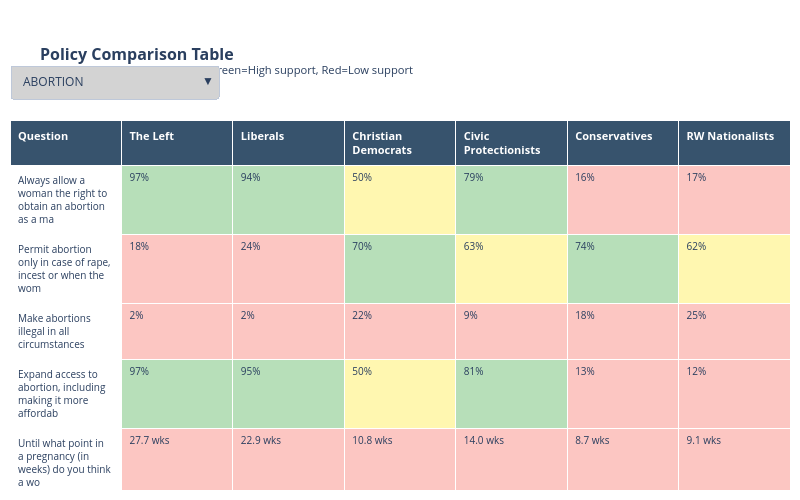

The notebook cell saved with this chart:
### Code cell
# INTERACTIVE COMPARISON TABLE: Filter by category and party
import plotly.graph_objects as go
import pandas as pd
import numpy as np

# Party order from LEFT to RIGHT
party_order = ['The Left', 'Liberals', 'Christian Democrats', 'Civic Protectionists', 'Conservatives', 'RW Nationalists']
party_to_cluster = {
    'The Left': 0, 'RW Nationalists': 1, 'Christian Democrats': 2, 
    'Civic Protectionists': 3, 'Conservatives': 4, 'Liberals': 5
}

# Build full comparison data
all_data = []
for category, q_codes in question_categories.items():
    for q_code in q_codes:
        row = {'Category': category, 'Question': question_text.get(q_code, q_code), 'Code': q_code}
        for party_name in party_order:
            cluster_id = party_to_cluster[party_name]
            cluster_data = ces_policy_imputed[ces_policy_imputed['cluster'] == cluster_id]
            total_weight = cluster_data['commonweight'].sum()
            
            if q_code == 'CC24_325':
                q_data = cluster_data[q_code].dropna()
                if len(q_data) > 0:
                    val = np.average(q_data, weights=cluster_data.loc[q_data.index, 'commonweight'])
                    row[party_name] = val
                else:
                    row[party_name] = np.nan
            else:
                support_pct = (cluster_data.loc[cluster_data[q_code] == 1, 'commonweight'].sum() / total_weight) * 100
                row[party_name] = support_pct
        all_data.append(row)

comparison_df = pd.DataFrame(all_data)

# Create interactive table with dropdown filters
fig = go.Figure()

# Get unique categories for dropdown
categories = comparison_df['Category'].unique().tolist()

# Create table for each category (we'll use updatemenus to switch)
for cat in categories:
    cat_df = comparison_df[comparison_df['Category'] == cat]
    
    # Format values for display
    values_list = [cat_df['Question'].str[:60].tolist()]  # Truncate long questions
    for party in party_order:
        if cat == 'ABORTION' and 'CC24_325' in cat_df['Code'].values:
            # Handle the weeks question specially
            formatted = []
            for idx, row in cat_df.iterrows():
                if row['Code'] == 'CC24_325':
                    formatted.append(f"{row[party]:.1f} wks")
                else:
                    formatted.append(f"{row[party]:.0f}%")
            values_list.append(formatted)
        else:
            values_list.append([f"{v:.0f}%" for v in cat_df[party].tolist()])
    
    # Color cells based on value (green for high, red for low)
    fill_colors = [['white'] * len(cat_df)]  # Question column
    for party in party_order:
        party_colors = []
        for val in cat_df[party].tolist():
            if pd.isna(val):
                party_colors.append('white')
            elif val > 70:
                party_colors.append('rgba(76, 175, 80, 0.4)')  # Green
            elif val > 40:
                party_colors.append('rgba(255, 235, 59, 0.4)')  # Yellow
            else:
                party_colors.append('rgba(244, 67, 54, 0.3)')  # Red
        fill_colors.append(party_colors)
    
    fig.add_trace(go.Table(
        header=dict(
            values=['<b>Question</b>'] + [f'<b>{p}</b>' for p in party_order],
            fill_color='rgb(55, 83, 109)',
            font=dict(color='white', size=11),
            align='left',
            height=35
        ),
        cells=dict(
            values=values_list,
            fill_color=fill_colors,
            align='left',
            font=dict(size=10),
            height=30
        ),
        visible=(cat == categories[0])  # Only first visible initially
    ))

# Create dropdown menu
dropdown_buttons = []
for i, cat in enumerate(categories):
    visibility = [False] * len(categories)
    visibility[i] = True
    dropdown_buttons.append(dict(
        label=cat,
        method='update',
        args=[{'visible': visibility}]
    ))

fig.update_layout(
    title=dict(
        text='<b>Policy Comparison Table</b><br><sup>Select category from dropdown. Green=High support, Red=Low support</sup>',
        font=dict(size=16)
    ),
    updatemenus=[dict(
        active=0,
        buttons=dropdown_buttons,
        x=0.0,
        xanchor='left',
        y=1.15,
        yanchor='top',
        bgcolor='lightgray',
        font=dict(size=12)
    )],
    height=500,
    width=800,
    margin=dict(t=120, l=10, r=10, b=10)
)

fig.show()
print("\n✓ Use the dropdown menu to switch between policy categories!")

### Figure 1 — Plotly figure (JSON) as saved in the notebook; plotly's stock layout.template omitted (floating-point values rounded to 4 significant figures)
{"data": [{"cells": {"align": "left", "fill": {"color": [["white", "white", "white", "white", "white"], ["rgba(76, 175, 80, 0.4)", "rgba(244, 67, 54, 0.3)", "rgba(244, 67, 54, 0.3)", "rgba(76, 175, 80, 0.4)", "rgba(244, 67, 54, 0.3)"], ["rgba(76, 175, 80, 0.4)", "rgba(244, 67, 54, 0.3)", "rgba(244, 67, 54, 0.3)", "rgba(76, 175, 80, 0.4)", "rgba(244, 67, 54, 0.3)"], ["rgba(255, 235, 59, 0.4)", "rgba(76, 175, 80, 0.4)", "rgba(244, 67, 54, 0.3)", "rgba(255, 235, 59, 0.4)", "rgba(244, 67, 54, 0.3)"], ["rgba(76, 175, 80, 0.4)", "rgba(255, 235, 59, 0.4)", "rgba(244, 67, 54, 0.3)", "rgba(76, 175, 80, 0.4)", "rgba(244, 67, 54, 0.3)"], ["rgba(244, 67, 54, 0.3)", "rgba(76, 175, 80, 0.4)", "rgba(244, 67, 54, 0.3)", "rgba(244, 67, 54, 0.3)", "rgba(244, 67, 54, 0.3)"], ["rgba(244, 67, 54, 0.3)", "rgba(255, 235, 59, 0.4)", "rgba(244, 67, 54, 0.3)", "rgba(244, 67, 54, 0.3)", "rgba(244, 67, 54, 0.3)"]]}, "font": {"size": 10}, "height": 30, "values": [["Always allow a woman the right to obtain an abortion as a ma", "Permit abortion only in case of rape, incest or when the wom", "Make abortions illegal in all circumstances", "Expand access to abortion, including making it more affordab", "Until what point in a pregnancy (in weeks) do you think a wo"], ["97%", "18%", "2%", "97%", "27.7 wks"], ["94%", "24%", "2%", "95%", "22.9 wks"], ["50%", "70%", "22%", "50%", "10.8 wks"], ["79%", "63%", "9%", "81%", "14.0 wks"], ["16%", "74%", "18%", "13%", "8.7 wks"], ["17%", "62%", "25%", "12%", "9.1 wks"]]}, "header": {"align": "left", "fill": {"color": "rgb(55, 83, 109)"}, "font": {"color": "white", "size": 11}, "height": 35, "values": ["<b>Question</b>", "<b>The Left</b>", "<b>Liberals</b>", "<b>Christian Democrats</b>", "<b>Civic Protectionists</b>", "<b>Conservatives</b>", "<b>RW Nationalists</b>"]}, "type": "table", "visible": true}, {"cells": {"align": "left", "fill": {"color": [["white", "white", "white", "white", "white"], ["rgba(76, 175, 80, 0.4)", "rgba(244, 67, 54, 0.3)", "rgba(244, 67, 54, 0.3)", "rgba(76, 175, 80, 0.4)", "rgba(244, 67, 54, 0.3)"], ["rgba(76, 175, 80, 0.4)", "rgba(76, 175, 80, 0.4)", "rgba(244, 67, 54, 0.3)", "rgba(76, 175, 80, 0.4)", "rgba(255, 235, 59, 0.4)"], ["rgba(255, 235, 59, 0.4)", "rgba(76, 175, 80, 0.4)", "rgba(255, 235, 59, 0.4)", "rgba(76, 175, 80, 0.4)", "rgba(255, 235, 59, 0.4)"], ["rgba(255, 235, 59, 0.4)", "rgba(76, 175, 80, 0.4)", "rgba(76, 175, 80, 0.4)", "rgba(76, 175, 80, 0.4)", "rgba(76, 175, 80, 0.4)"], ["rgba(244, 67, 54, 0.3)", "rgba(76, 175, 80, 0.4)", "rgba(76, 175, 80, 0.4)", "rgba(255, 235, 59, 0.4)", "rgba(76, 175, 80, 0.4)"], ["rgba(244, 67, 54, 0.3)", "rgba(76, 175, 80, 0.4)", "rgba(76, 175, 80, 0.4)", "rgba(244, 67, 54, 0.3)", "rgba(76, 175, 80, 0.4)"]]}, "font": {"size": 10}, "height": 30, "values": [["Grant legal status to all illegal immigrants who have held j", "Increase the number of border patrols on the US-Mexican bord", "Build a wall between the U.S. and Mexico", "Provide permanent resident status to children of immigrants ", "Deny access to asylum for immigrants who cross the US-Mexico"], ["92%", "30%", "2%", "99%", "10%"], ["86%", "91%", "11%", "97%", "47%"], ["69%", "78%", "54%", "79%", "58%"], ["61%", "93%", "77%", "72%", "87%"], ["23%", "97%", "96%", "42%", "95%"], ["12%", "91%", "90%", "26%", "91%"]]}, "header": {"align": "left", "fill": {"color": "rgb(55, 83, 109)"}, "font": {"color": "white", "size": 11}, "height": 35, "values": ["<b>Question</b>", "<b>The Left</b>", "<b>Liberals</b>", "<b>Christian Democrats</b>", "<b>Civic Protectionists</b>", "<b>Conservatives</b>", "<b>RW Nationalists</b>"]}, "type": "table", "visible": false}, {"cells": {"align": "left", "fill": {"color": [["white", "white", "white", "white", "white", "white"], ["rgba(76, 175, 80, 0.4)", "rgba(244, 67, 54, 0.3)", "rgba(76, 175, 80, 0.4)", "rgba(244, 67, 54, 0.3)", "rgba(76, 175, 80, 0.4)", "rgba(76, 175, 80, 0.4)"], ["rgba(76, 175, 80, 0.4)", "rgba(244, 67, 54, 0.3)", "rgba(76, 175, 80, 0.4)", "rgba(255, 235, 59, 0.4)", "rgba(244, 67, 54, 0.3)", "rgba(76, 175, 80, 0.4)"], ["rgba(255, 235, 59, 0.4)", "rgba(244, 67, 54, 0.3)", "rgba(76, 175, 80, 0.4)", "rgba(255, 235, 59, 0.4)", "rgba(244, 67, 54, 0.3)", "rgba(76, 175, 80, 0.4)"], ["rgba(255, 235, 59, 0.4)", "rgba(255, 235, 59, 0.4)", "rgba(76, 175, 80, 0.4)", "rgba(255, 235, 59, 0.4)", "rgba(244, 67, 54, 0.3)", "rgba(76, 175, 80, 0.4)"], ["rgba(244, 67, 54, 0.3)", "rgba(255, 235, 59, 0.4)", "rgba(76, 175, 80, 0.4)", "rgba(76, 175, 80, 0.4)", "rgba(244, 67, 54, 0.3)", "rgba(76, 175, 80, 0.4)"], ["rgba(244, 67, 54, 0.3)", "rgba(76, 175, 80, 0.4)", "rgba(255, 235, 59, 0.4)", "rgba(76, 175, 80, 0.4)", "rgba(244, 67, 54, 0.3)", "rgba(244, 67, 54, 0.3)"]]}, "font": {"size": 10}, "height": 30, "values": [["Ban assault rifles", "Make it easier for people to obtain concealed-carry permit", "Require criminal background checks on all gun sales", "Increase the number of police on the street by 10 percent, e", "Decrease the number of police on the street by 10 percent, a", "Increase spending on mental health and school safety; Allow "], ["88%", "11%", "98%", "4%", "81%", "97%"], ["92%", "10%", "99%", "50%", "12%", "99%"], ["66%", "33%", "94%", "60%", "27%", "93%"], ["62%", "46%", "96%", "69%", "21%", "95%"], ["23%", "64%", "100%", "89%", "4%", "100%"], ["5%", "86%", "53%", "73%", "9%", "11%"]]}, "header": {"align": "left", "fill": {"color": "rgb(55, 83, 109)"}, "font": {"color": "white", "size": 11}, "height": 35, "values": ["<b>Question</b>", "<b>The Left</b>", "<b>Liberals</b>", "<b>Christian Democrats</b>", "<b>Civic Protectionists</b>", "<b>Conservatives</b>", "<b>RW Nationalists</b>"]}, "type": "table", "visible": false}, {"cells": {"align": "left", "fill": {"color": [["white", "white", "white", "white", "white", "white"], ["rgba(76, 175, 80, 0.4)", "rgba(76, 175, 80, 0.4)", "rgba(76, 175, 80, 0.4)", "rgba(244, 67, 54, 0.3)", "rgba(76, 175, 80, 0.4)", "rgba(255, 235, 59, 0.4)"], ["rgba(76, 175, 80, 0.4)", "rgba(76, 175, 80, 0.4)", "rgba(76, 175, 80, 0.4)", "rgba(244, 67, 54, 0.3)", "rgba(76, 175, 80, 0.4)", "rgba(255, 235, 59, 0.4)"], ["rgba(76, 175, 80, 0.4)", "rgba(76, 175, 80, 0.4)", "rgba(255, 235, 59, 0.4)", "rgba(255, 235, 59, 0.4)", "rgba(255, 235, 59, 0.4)", "rgba(255, 235, 59, 0.4)"], ["rgba(76, 175, 80, 0.4)", "rgba(76, 175, 80, 0.4)", "rgba(255, 235, 59, 0.4)", "rgba(76, 175, 80, 0.4)", "rgba(255, 235, 59, 0.4)", "rgba(76, 175, 80, 0.4)"], ["rgba(244, 67, 54, 0.3)", "rgba(244, 67, 54, 0.3)", "rgba(244, 67, 54, 0.3)", "rgba(76, 175, 80, 0.4)", "rgba(244, 67, 54, 0.3)", "rgba(76, 175, 80, 0.4)"], ["rgba(244, 67, 54, 0.3)", "rgba(244, 67, 54, 0.3)", "rgba(244, 67, 54, 0.3)", "rgba(76, 175, 80, 0.4)", "rgba(244, 67, 54, 0.3)", "rgba(76, 175, 80, 0.4)"]]}, "font": {"size": 10}, "height": 30, "values": [["Give the Environmental Protection Agency power to regulate c", "Require that at least 20 percent of electricity be generated", "Strengthen the Environmental Protection Agency enforcement o", "Increase fossil fuel production in the U.S.", "Halt new oil and gas leases on federal lands", "Prevent the government from banning gas stoves"], ["95%", "96%", "92%", "12%", "85%", "43%"], ["96%", "95%", "90%", "26%", "72%", "64%"], ["73%", "86%", "68%", "56%", "48%", "56%"], ["74%", "82%", "58%", "76%", "43%", "76%"], ["15%", "20%", "9%", "91%", "6%", "84%"], ["5%", "10%", "5%", "89%", "5%", "86%"]]}, "header": {"align": "left", "fill": {"color": "rgb(55, 83, 109)"}, "font": {"color": "white", "size": 11}, "height": 35, "values": ["<b>Question</b>", "<b>The Left</b>", "<b>Liberals</b>", "<b>Christian Democrats</b>", "<b>Civic Protectionists</b>", "<b>Conservatives</b>", "<b>RW Nationalists</b>"]}, "type": "table", "visible": false}, {"cells": {"align": "left", "fill": {"color": [["white", "white", "white", "white"], ["rgba(244, 67, 54, 0.3)", "rgba(76, 175, 80, 0.4)", "rgba(76, 175, 80, 0.4)", "rgba(76, 175, 80, 0.4)"], ["rgba(244, 67, 54, 0.3)", "rgba(76, 175, 80, 0.4)", "rgba(76, 175, 80, 0.4)", "rgba(76, 175, 80, 0.4)"], ["rgba(255, 235, 59, 0.4)", "rgba(255, 235, 59, 0.4)", "rgba(76, 175, 80, 0.4)", "rgba(76, 175, 80, 0.4)"], ["rgba(76, 175, 80, 0.4)", "rgba(255, 235, 59, 0.4)", "rgba(76, 175, 80, 0.4)", "rgba(76, 175, 80, 0.4)"], ["rgba(76, 175, 80, 0.4)", "rgba(244, 67, 54, 0.3)", "rgba(244, 67, 54, 0.3)", "rgba(255, 235, 59, 0.4)"], ["rgba(76, 175, 80, 0.4)", "rgba(244, 67, 54, 0.3)", "rgba(244, 67, 54, 0.3)", "rgba(255, 235, 59, 0.4)"]]}, "font": {"size": 10}, "height": 30, "values": [["Extend the tax cuts enacted in 2017, which reduced individua", "Raise the corporate income tax rate from 21 percent to 28 pe", "Allow tax rates on those earning $400,000 or more a year to ", "Spend $150 billion a year for 8 years on construction and re"], ["32%", "89%", "91%", "93%"], ["34%", "91%", "90%", "97%"], ["63%", "54%", "70%", "74%"], ["79%", "68%", "79%", "85%"], ["87%", "19%", "31%", "69%"], ["87%", "11%", "17%", "55%"]]}, "header": {"align": "left", "fill": {"color": "rgb(55, 83, 109)"}, "font": {"color": "white", "size": 11}, "height": 35, "values": ["<b>Question</b>", "<b>The Left</b>", "<b>Liberals</b>", "<b>Christian Democrats</b>", "<b>Civic Protectionists</b>", "<b>Conservatives</b>", "<b>RW Nationalists</b>"]}, "type": "table", "visible": false}, {"cells": {"align": "left", "fill": {"color": [["white", "white", "white", "white", "white", "white"], ["rgba(255, 235, 59, 0.4)", "rgba(76, 175, 80, 0.4)", "rgba(244, 67, 54, 0.3)", "rgba(244, 67, 54, 0.3)", "rgba(76, 175, 80, 0.4)", "rgba(76, 175, 80, 0.4)"], ["rgba(255, 235, 59, 0.4)", "rgba(76, 175, 80, 0.4)", "rgba(255, 235, 59, 0.4)", "rgba(244, 67, 54, 0.3)", "rgba(76, 175, 80, 0.4)", "rgba(76, 175, 80, 0.4)"], ["rgba(255, 235, 59, 0.4)", "rgba(76, 175, 80, 0.4)", "rgba(255, 235, 59, 0.4)", "rgba(244, 67, 54, 0.3)", "rgba(76, 175, 80, 0.4)", "rgba(76, 175, 80, 0.4)"], ["rgba(255, 235, 59, 0.4)", "rgba(76, 175, 80, 0.4)", "rgba(255, 235, 59, 0.4)", "rgba(255, 235, 59, 0.4)", "rgba(76, 175, 80, 0.4)", "rgba(255, 235, 59, 0.4)"], ["rgba(244, 67, 54, 0.3)", "rgba(255, 235, 59, 0.4)", "rgba(76, 175, 80, 0.4)", "rgba(76, 175, 80, 0.4)", "rgba(255, 235, 59, 0.4)", "rgba(244, 67, 54, 0.3)"], ["rgba(244, 67, 54, 0.3)", "rgba(244, 67, 54, 0.3)", "rgba(255, 235, 59, 0.4)", "rgba(76, 175, 80, 0.4)", "rgba(255, 235, 59, 0.4)", "rgba(244, 67, 54, 0.3)"]]}, "font": {"size": 10}, "height": 30, "values": [["Relax local zoning laws in your state to allow for construct", "Expand federal tax incentives to encourage developers to bui", "Require able-bodied adults under 64 years of age who do not ", "Repeal the Affordable Care Act", "Expand Medicaid to cover individuals making less than $25,00", "Forgive up to $20,000 of student loan debt for each person"], ["58%", "94%", "22%", "6%", "98%", "94%"], ["56%", "90%", "48%", "4%", "94%", "79%"], ["56%", "77%", "53%", "38%", "87%", "71%"], ["54%", "79%", "63%", "45%", "87%", "57%"], ["34%", "46%", "70%", "73%", "54%", "9%"], ["36%", "36%", "67%", "80%", "41%", "11%"]]}, "header": {"align": "left", "fill": {"color": "rgb(55, 83, 109)"}, "font": {"color": "white", "size": 11}, "height": 35, "values": ["<b>Question</b>", "<b>The Left</b>", "<b>Liberals</b>", "<b>Christian Democrats</b>", "<b>Civic Protectionists</b>", "<b>Conservatives</b>", "<b>RW Nationalists</b>"]}, "type": "table", "visible": false}, {"cells": {"align": "left", "fill": {"color": [["white", "white", "white"], ["rgba(76, 175, 80, 0.4)", "rgba(76, 175, 80, 0.4)", "rgba(76, 175, 80, 0.4)"], ["rgba(76, 175, 80, 0.4)", "rgba(76, 175, 80, 0.4)", "rgba(76, 175, 80, 0.4)"], ["rgba(244, 67, 54, 0.3)", "rgba(244, 67, 54, 0.3)", "rgba(255, 235, 59, 0.4)"], ["rgba(76, 175, 80, 0.4)", "rgba(76, 175, 80, 0.4)", "rgba(76, 175, 80, 0.4)"], ["rgba(255, 235, 59, 0.4)", "rgba(244, 67, 54, 0.3)", "rgba(244, 67, 54, 0.3)"], ["rgba(255, 235, 59, 0.4)", "rgba(244, 67, 54, 0.3)", "rgba(244, 67, 54, 0.3)"]]}, "font": {"size": 10}, "height": 30, "values": [["Prohibit government restrictions on the provision of, and ac", "Prohibit government restrictions on the provision of, and ac", "Require that all federal agencies recognize same-sex marriag"], ["92%", "93%", "98%"], ["92%", "92%", "96%"], ["28%", "22%", "47%"], ["93%", "93%", "73%"], ["64%", "39%", "37%"], ["58%", "32%", "28%"]]}, "header": {"align": "left", "fill": {"color": "rgb(55, 83, 109)"}, "font": {"color": "white", "size": 11}, "height": 35, "values": ["<b>Question</b>", "<b>The Left</b>", "<b>Liberals</b>", "<b>Christian Democrats</b>", "<b>Civic Protectionists</b>", "<b>Conservatives</b>", "<b>RW Nationalists</b>"]}, "type": "table", "visible": false}, {"cells": {"align": "left", "fill": {"color": [["white", "white"], ["rgba(244, 67, 54, 0.3)", "rgba(244, 67, 54, 0.3)"], ["rgba(255, 235, 59, 0.4)", "rgba(255, 235, 59, 0.4)"], ["rgba(255, 235, 59, 0.4)", "rgba(255, 235, 59, 0.4)"], ["rgba(255, 235, 59, 0.4)", "rgba(255, 235, 59, 0.4)"], ["rgba(76, 175, 80, 0.4)", "rgba(244, 67, 54, 0.3)"], ["rgba(255, 235, 59, 0.4)", "rgba(244, 67, 54, 0.3)"]]}, "font": {"size": 10}, "height": 30, "values": [["Ban TikTok unless China sells it to a US company", "Renew the federal surveillance programs that were adopted af"], ["27%", "17%"], ["61%", "42%"], ["46%", "45%"], ["62%", "55%"], ["76%", "31%"], ["63%", "13%"]]}, "header": {"align": "left", "fill": {"color": "rgb(55, 83, 109)"}, "font": {"color": "white", "size": 11}, "height": 35, "values": ["<b>Question</b>", "<b>The Left</b>", "<b>Liberals</b>", "<b>Christian Democrats</b>", "<b>Civic Protectionists</b>", "<b>Conservatives</b>", "<b>RW Nationalists</b>"]}, "type": "table", "visible": false}, {"cells": {"align": "left", "fill": {"color": [["white", "white", "white", "white", "white", "white"], ["rgba(244, 67, 54, 0.3)", "rgba(76, 175, 80, 0.4)", "rgba(255, 235, 59, 0.4)", "rgba(255, 235, 59, 0.4)", "rgba(255, 235, 59, 0.4)", "rgba(255, 235, 59, 0.4)"], ["rgba(244, 67, 54, 0.3)", "rgba(76, 175, 80, 0.4)", "rgba(255, 235, 59, 0.4)", "rgba(255, 235, 59, 0.4)", "rgba(255, 235, 59, 0.4)", "rgba(255, 235, 59, 0.4)"], ["rgba(244, 67, 54, 0.3)", "rgba(255, 235, 59, 0.4)", "rgba(244, 67, 54, 0.3)", "rgba(244, 67, 54, 0.3)", "rgba(244, 67, 54, 0.3)", "rgba(244, 67, 54, 0.3)"], ["rgba(244, 67, 54, 0.3)", "rgba(255, 235, 59, 0.4)", "rgba(244, 67, 54, 0.3)", "rgba(244, 67, 54, 0.3)", "rgba(244, 67, 54, 0.3)", "rgba(244, 67, 54, 0.3)"], ["rgba(244, 67, 54, 0.3)", "rgba(244, 67, 54, 0.3)", "rgba(244, 67, 54, 0.3)", "rgba(244, 67, 54, 0.3)", "rgba(244, 67, 54, 0.3)", "rgba(244, 67, 54, 0.3)"], ["rgba(244, 67, 54, 0.3)", "rgba(244, 67, 54, 0.3)", "rgba(244, 67, 54, 0.3)", "rgba(244, 67, 54, 0.3)", "rgba(244, 67, 54, 0.3)", "rgba(244, 67, 54, 0.3)"]]}, "font": {"size": 10}, "height": 30, "values": [["Do not get involved [in Ukraine]", "Send food, medicine, and other humanitarian aid to Ukraine", "Impose economic sanctions on Russia", "Provide arms to Ukraine", "Send military support staff to Ukraine (non-combat)", "Send aid to the affected communities after the conflict to h"], ["8%", "77%", "60%", "51%", "41%", "67%"], ["6%", "76%", "65%", "64%", "42%", "59%"], ["31%", "41%", "20%", "18%", "14%", "30%"], ["31%", "42%", "26%", "22%", "14%", "29%"], ["26%", "38%", "36%", "22%", "11%", "20%"], ["37%", "29%", "29%", "17%", "7%", "15%"]]}, "header": {"align": "left", "fill": {"color": "rgb(55, 83, 109)"}, "font": {"color": "white", "size": 11}, "height": 35, "values": ["<b>Question</b>", "<b>The Left</b>", "<b>Liberals</b>", "<b>Christian Democrats</b>", "<b>Civic Protectionists</b>", "<b>Conservatives</b>", "<b>RW Nationalists</b>"]}, "type": "table", "visible": false}, {"cells": {"align": "left", "fill": {"color": [["white", "white", "white", "white", "white", "white", "white", "white", "white"], ["rgba(244, 67, 54, 0.3)", "rgba(76, 175, 80, 0.4)", "rgba(244, 67, 54, 0.3)", "rgba(244, 67, 54, 0.3)", "rgba(244, 67, 54, 0.3)", "rgba(244, 67, 54, 0.3)", "rgba(244, 67, 54, 0.3)", "rgba(255, 235, 59, 0.4)", "rgba(76, 175, 80, 0.4)"], ["rgba(244, 67, 54, 0.3)", "rgba(255, 235, 59, 0.4)", "rgba(244, 67, 54, 0.3)", "rgba(244, 67, 54, 0.3)", "rgba(244, 67, 54, 0.3)", "rgba(244, 67, 54, 0.3)", "rgba(244, 67, 54, 0.3)", "rgba(76, 175, 80, 0.4)", "rgba(255, 235, 59, 0.4)"], ["rgba(244, 67, 54, 0.3)", "rgba(244, 67, 54, 0.3)", "rgba(244, 67, 54, 0.3)", "rgba(244, 67, 54, 0.3)", "rgba(244, 67, 54, 0.3)", "rgba(244, 67, 54, 0.3)", "rgba(244, 67, 54, 0.3)", "rgba(244, 67, 54, 0.3)", "rgba(244, 67, 54, 0.3)"], ["rgba(244, 67, 54, 0.3)", "rgba(244, 67, 54, 0.3)", "rgba(244, 67, 54, 0.3)", "rgba(244, 67, 54, 0.3)", "rgba(244, 67, 54, 0.3)", "rgba(244, 67, 54, 0.3)", "rgba(244, 67, 54, 0.3)", "rgba(244, 67, 54, 0.3)", "rgba(244, 67, 54, 0.3)"], ["rgba(244, 67, 54, 0.3)", "rgba(244, 67, 54, 0.3)", "rgba(255, 235, 59, 0.4)", "rgba(244, 67, 54, 0.3)", "rgba(244, 67, 54, 0.3)", "rgba(244, 67, 54, 0.3)", "rgba(244, 67, 54, 0.3)", "rgba(244, 67, 54, 0.3)", "rgba(244, 67, 54, 0.3)"], ["rgba(244, 67, 54, 0.3)", "rgba(244, 67, 54, 0.3)", "rgba(255, 235, 59, 0.4)", "rgba(244, 67, 54, 0.3)", "rgba(244, 67, 54, 0.3)", "rgba(244, 67, 54, 0.3)", "rgba(244, 67, 54, 0.3)", "rgba(244, 67, 54, 0.3)", "rgba(244, 67, 54, 0.3)"]]}, "font": {"size": 10}, "height": 30, "values": [["Do not get involved [in Israel/Gaza]", "Send food, medicine and other aid to the communities affecte", "Provide arms to Israel", "Provide arms to Hamas", "Send the US Navy and troops to the region to keep the hostil", "Send military support staff (non-combat) to Israel", "Send military support staff (non-combat) to Gaza", "Negotiate a peace settlement", "Send aid to the affected communities after the conflict to h"], ["10%", "73%", "7%", "3%", "26%", "9%", "22%", "70%", "72%"], ["10%", "69%", "20%", "1%", "30%", "17%", "8%", "70%", "57%"], ["34%", "35%", "14%", "2%", "15%", "12%", "5%", "36%", "28%"], ["34%", "36%", "17%", "1%", "16%", "13%", "5%", "36%", "27%"], ["18%", "35%", "54%", "0%", "27%", "29%", "3%", "35%", "22%"], ["28%", "23%", "51%", "1%", "22%", "23%", "2%", "25%", "15%"]]}, "header": {"align": "left", "fill": {"color": "rgb(55, 83, 109)"}, "font": {"color": "white", "size": 11}, "height": 35, "values": ["<b>Question</b>", "<b>The Left</b>", "<b>Liberals</b>", "<b>Christian Democrats</b>", "<b>Civic Protectionists</b>", "<b>Conservatives</b>", "<b>RW Nationalists</b>"]}, "type": "table", "visible": false}], "layout": {"height": 500, "margin": {"b": 10, "l": 10, "r": 10, "t": 120}, "title": {"font": {"size": 16}, "text": "<b>Policy Comparison Table</b><br><sup>Select category from dropdown. Green=High support, Red=Low support</sup>"}, "updatemenus": [{"active": 0, "bgcolor": "lightgray", "buttons": [{"args": [{"visible": [true, false, false, false, false, false, false, false, false, false]}], "label": "ABORTION", "method": "update"}, {"args": [{"visible": [false, true, false, false, false, false, false, false, false, false]}], "label": "IMMIGRATION", "method": "update"}, {"args": [{"visible": [false, false, true, false, false, false, false, false, false, false]}], "label": "GUNS & POLICING", "method": "update"}, {"args": [{"visible": [false, false, false, true, false, false, false, false, false, false]}], "label": "ENVIRONMENT", "method": "update"}, {"args": [{"visible": [false, false, false, false, true, false, false, false, false, false]}], "label": "TAXATION", "method": "update"}, {"args": [{"visible": [false, false, false, false, false, true, false, false, false, false]}], "label": "HEALTHCARE & HOUSING", "method": "update"}, {"args": [{"visible": [false, false, false, false, false, false, true, false, false, false]}], "label": "CIVIL RIGHTS", "method": "update"}, {"args": [{"visible": [false, false, false, false, false, false, false, true, false, false]}], "label": "SURVEILLANCE", "method": "update"}, {"args": [{"visible": [false, false, false, false, false, false, false, false, true, false]}], "label": "FOREIGN POLICY (Ukraine)", "method": "update"}, {"args": [{"visible": [false, false, false, false, false, false, false, false, false, true]}], "label": "FOREIGN POLICY (Israel/Gaza)", "method": "update"}], "font": {"size": 12}, "x": 0, "xanchor": "left", "y": 1.15, "yanchor": "top"}], "width": 800}}
